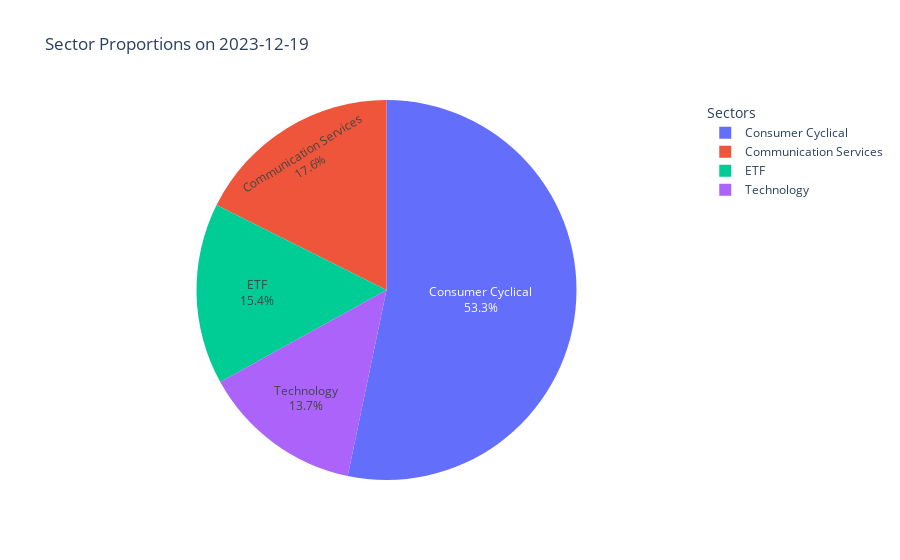

The notebook cell saved with this chart:
### Code cell
def plot_sector_proportions(portfolio_data, sectors, date=None):
    date = NOTEBOOK_DATE or date or max(portfolio_data.keys())
    if date not in portfolio_data:
        raise ValueError(f"No data available for date: {date}")

    holdings = portfolio_data[date]['holdings']
    sector_values = defaultdict(float)
    total_value = 0

    for symbol, data in holdings.items():
        sector = sectors.get(symbol, 'ETF')
        market_value = float(data['market_value'])
        sector_values[sector] += market_value
        total_value += market_value

    labels = list(sector_values.keys())
    sizes = list(sector_values.values())
    percentages = [value / total_value * 100 for value in sizes]

    hover_text = [f"{sector}<br>${value:,.2f}<br>{percentage:.2f}%"
                  for sector, value, percentage in zip(labels, sizes, percentages)]

    fig = go.Figure(data=[go.Pie(
        labels=labels,
        values=sizes,
        text=[f'${value:,.2f}' for value in sizes],
        hovertext=hover_text,
        hoverinfo='text',
        textinfo='label+percent'
    )])

    fig.update_layout(
        title=f'Sector Proportions on {date}',
        showlegend=True,
        legend=dict(title="Sectors")
    )

    return fig

# Example usage:
# plot_sector_proportions(portfolio_data, sectors, date="2024-04-10")
plot_sector_proportions(portfolio_data, sectors)

### Figure 1 — Plotly figure (JSON) as saved in the notebook; plotly's stock layout.template omitted (floating-point values rounded to 4 significant figures)
{"data": [{"hoverinfo": "text", "hovertext": ["Consumer Cyclical<br>$7,716.60<br>53.28%", "ETF<br>$2,234.02<br>15.42%", "Technology<br>$1,981.37<br>13.68%", "Communication Services<br>$2,552.44<br>17.62%"], "labels": ["Consumer Cyclical", "ETF", "Technology", "Communication Services"], "text": ["$7,716.60", "$2,234.02", "$1,981.37", "$2,552.44"], "textinfo": "label+percent", "type": "pie", "values": [7717.0, 2234.0, 1981.0, 2552.0]}], "layout": {"legend": {"title": {"text": "Sectors"}}, "showlegend": true, "title": {"text": "Sector Proportions on 2023-12-19"}}}
